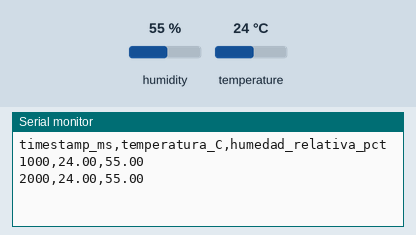
Bench run of a sketch on a simulated ESP32. Parts: the last lines printed to the serial monitor. The inputs (shaded band) are chosen by the test bench; at power-on: humidity 55 %, temperature 24 °C.

Above: at 2.8 s.
2.9 s: humidity set to 22 %
At 3.4 s:
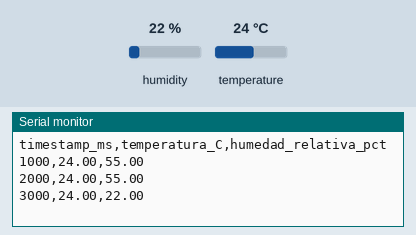
4.4 s: temperature set to 12 °C
At 5.7 s:
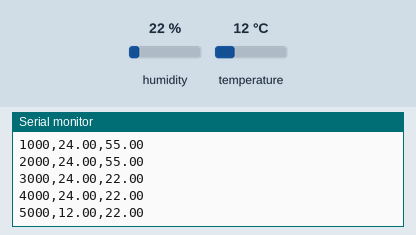
5.9 s: humidity set to 40 %
At 6.9 s:
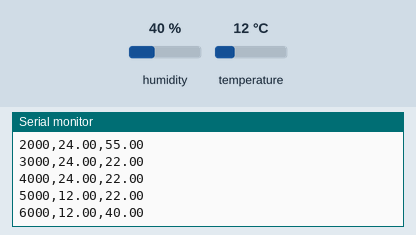
Timing chart, 0 to 8.9 s (numbered marks = the images above; inputs shaded):
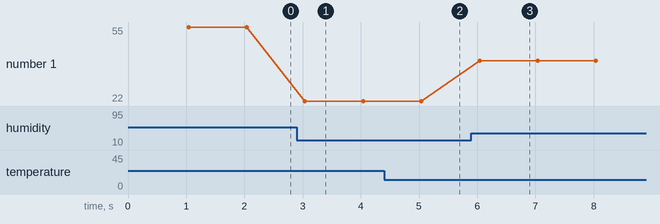

The sketch:

sht31_lectura.ino
```cpp
/*
 * SHT31 — Lectura de temperatura y humedad relativa interna
 * KaabLab — sensor interno primario, arquitectura sensorial heterogénea
 * (ver README.md, secciones 0-2, para la justificación completa)
 *
 * Librería: "Adafruit SHT31 Library"
 *   Instalar vía Arduino Library Manager: "Adafruit SHT31 Library"
 *   (requiere también la dependencia "Adafruit Unified Sensor")
 *
 * Protocolo: I2C. Bus compartido con el MPU6050 (ver
 * ../sensor-vibracion/README.md) — sin conflicto de direcciones:
 * SHT31 en 0x44/0x45, MPU6050/6500 en 0x68/0x69.
 *
 * Pin mapping confirmado del proyecto:
 *   SDA = GPIO21
 *   SCL = GPIO22
 */

#include <Wire.h>
#include <Adafruit_SHT31.h>

Adafruit_SHT31 sht31 = Adafruit_SHT31();

const uint8_t SDA_PIN = 21;
const uint8_t SCL_PIN = 22;
const uint8_t SHT31_ADDR = 0x44; // ADDR a GND en este proyecto (ver ../diagrama_conexion.svg)

const unsigned long READ_INTERVAL_MS = 1000;

void setup() {
  Serial.begin(115200);
  while (!Serial) { /* espera puerto serie en placas con USB nativo */ }

  Wire.begin(SDA_PIN, SCL_PIN);

  if (!sht31.begin(SHT31_ADDR)) {
    Serial.println("ERROR: SHT31 no responde en el bus I2C (verificar direccion/cableado)");
    while (1) { delay(1000); } // fallo de inicializacion, no de muestreo: delay() aceptable aqui
  }

  Serial.println("timestamp_ms,temperatura_C,humedad_relativa_pct");
}

void loop() {
  static unsigned long lastReadMs = 0;
  unsigned long nowMs = millis();

  if (nowMs - lastReadMs >= READ_INTERVAL_MS) {
    lastReadMs = nowMs;

    // readTemperature()/readHumidity() disparan una medicion nueva en el
    // chip (CMOSens) y leen el resultado ya calibrado via I2C.
    float temperatura = sht31.readTemperature(); // Celsius
    float humedad = sht31.readHumidity();

    if (isnan(temperatura) || isnan(humedad)) {
      Serial.println("ERROR: lectura fallida del SHT31 (bus I2C o sensor no responde)");
      return;
    }

    // Nota (README.md sección 0): esta %HR ya viene calibrada de fabrica
    // a partir de la capacitancia de la pelicula polimerica interna, no
    // es una medicion directa de humedad.
    //
    // Nota (CLAUDE.md, "Decisiones de diseño confirmadas"): por encima de
    // ~80-85% HR el SHT31 entra en un ciclo de autocalibracion interna;
    // la capa de fusion del proyecto reduce el peso de esta lectura
    // durante ese evento (ver thesis/capitulo-2-materiales-y-metodos/capitulo-2.md,
    // sección 2.2.4, Paso 1).
    Serial.print(nowMs);
    Serial.print(',');
    Serial.print(temperatura, 2);
    Serial.print(',');
    Serial.println(humedad, 2);

    // La conversion a humedad absoluta (formula de Magnus) y el
    // contraste con el DHT22 externo se calculan en la capa de fusion
    // del proyecto (thesis/capitulo-2-materiales-y-metodos/capitulo-2.md,
    // secciones 2.2.1 y 2.4.5), no en este sketch de adquisicion.
  }

  // Espacio para otras tareas no bloqueantes del ESP32, incluida la
  // lectura del MPU6050 en el mismo bus I2C (ver ../sensor-vibracion/).
}
```

Measured:
- after the input at 2.9 s, the serial monitor: prints a new line after 0.14 s (image 1)
- after the input at 4.4 s, the serial monitor: prints a new line after 0.64 s (image 2)
- after the input at 5.9 s, the serial monitor: prints a new line after 0.14 s (image 3)
- plotted number 1: 55 → 22 after the input at 2.9 s, 22 → 40 after the input at 5.9 s
